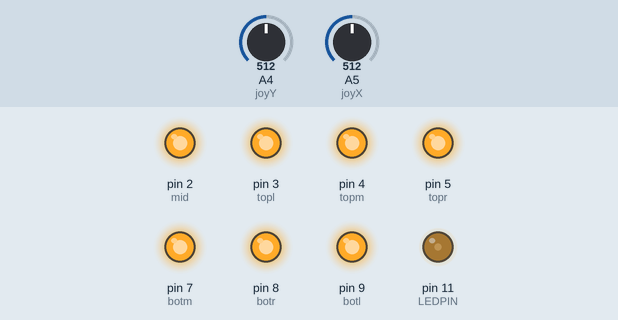
The sketch below on a simulated Arduino Uno, built with avr-gcc and run on an emulated ATmega328P. On the bench: output pins drawn as LEDs (lit = HIGH). Inputs (shaded band) come from the test bench; at power-on: A5 (joyX) = 512, A4 (joyY) = 512. What the sketch prints to the serial monitor is not drawn.

Above: at 1.3 s.
1.4 s: A5 (joyX) set to 7
2.9 s: A5 (joyX) set to 4
At 3.6 s:
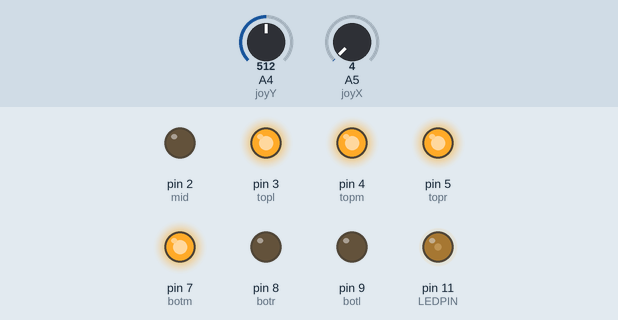
4.5 s: A5 (joyX) set to 1023
At 4.9 s:
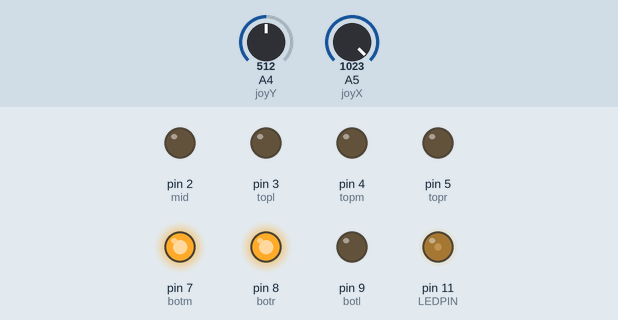
6.0 s: A5 (joyX) set to 1005
At 7.2 s:
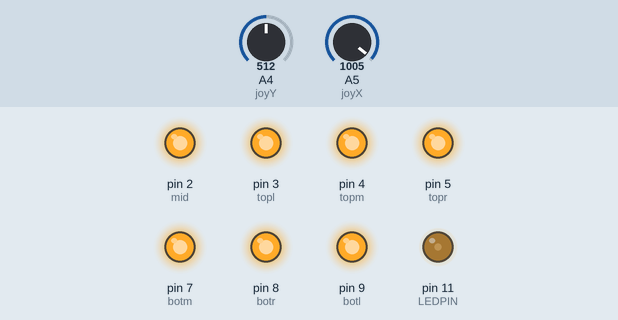
7.5 s: A5 (joyX) set to 0
At 8.4 s:
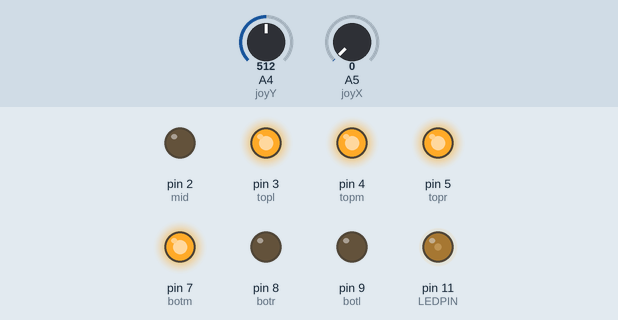
Timing chart, 0 to 10.0 s (numbered marks = the images above; inputs shaded):
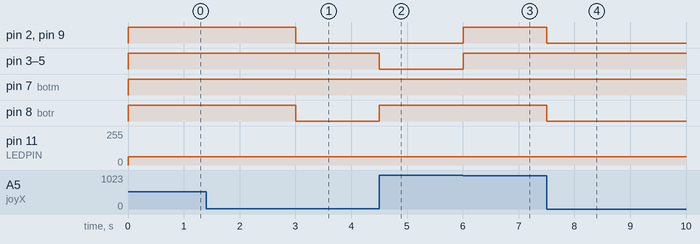

Measured:
- the behaviour switches between 6 and 5 on A5 (joyX) (found by bisection; images 0 and 1)
- the behaviour switches between 1018 and 1017 on A5 (joyX) (found by bisection; images 2 and 3)
- after the input at 1.4 s, every drawn part: stays the same
- after the input at 2.9 s, pin 2 (mid), pin 8 (botr), pin 9 (botl): HIGH → LOW after 0.10 s
- after the input at 4.5 s, pin 3 (topl), pin 4 (topm), pin 5 (topr): HIGH → LOW at once; pin 8 (botr): LOW → HIGH at once
- after the input at 6.0 s, pin 2 (mid), pin 3 (topl), pin 4 (topm), pin 5 (topr), pin 9 (botl): LOW → HIGH at once
- after the input at 7.5 s, pin 2 (mid), pin 8 (botr), pin 9 (botl): HIGH → LOW at once

The sketch:

lightandgear.ino
```cpp
#define joyX A5
#define joyY A4
#define lightS A0
#define LEDPIN 11         //LED brightness (PWM) writing

#include <Arduino_FreeRTOS.h>
#include <Semphr.h>

#include <MCUFRIEND_kbv.h>
#include <Adafruit_GFX.h>
#include <TouchScreen.h>
#include <stdint.h>
#include <Arduino_FreeRTOS.h>
SemaphoreHandle_t Sem = NULL;

int  xValue, yValue,xPosition,yPosition;
int mid  = 2, topl=3,topm=4,topr=5, botl=9,botm=7,botr=8;
//butt=2;
int buttonState = 0;
void lightSetup(){
 pinMode(lightS,INPUT);
  pinMode(LEDPIN, OUTPUT);
}

void gearSetup(){
pinMode(mid,OUTPUT);
  pinMode(topl,OUTPUT);
  pinMode(topm,OUTPUT);
  pinMode(topr,OUTPUT);
  pinMode(botl,OUTPUT);
  pinMode(botm,OUTPUT);
  pinMode(botr,OUTPUT);

}
 void lightLoop(){
       xSemaphoreTake( Sem , portMAX_DELAY);

 ///lightSensorr
float reading = analogRead(lightS); //Read light level
float square_ratio = reading / 1023.0;      //Get percent of maximum value (1023)
square_ratio = pow(1-square_ratio, 2.0);      //Square to make response more obvious
analogWrite(LEDPIN, 255.0 * square_ratio);  //Adjust LED brightness relatively


  //print the values with to plot or view
  Serial.print(xValue);
  Serial.print("\t");
  Serial.println(yValue);
  Serial.print(reading);
  Serial.print("\t");
  Serial.println(square_ratio);
     xSemaphoreGive(Sem);

  delay(500);
 }
  void gearLoop(){
   while(1){
     xSemaphoreTake( Sem , portMAX_DELAY);
     xValue = analogRead(joyX);
  yValue = analogRead(joyY);


   if(xValue<=506 &&xValue>=496 && yValue<=518&& yValue>=508)
 {
  digitalWrite(mid,HIGH);
  digitalWrite(botm,HIGH);
  digitalWrite(topm,HIGH);
  digitalWrite(botr,HIGH);
  digitalWrite(topr,HIGH);
  digitalWrite(topl,HIGH);
  digitalWrite(botl,HIGH);

 }
 //d
 else if(xValue<=506 &&xValue>=496 && yValue<=5&& yValue>=0)
 {
   Serial.println("ana hena");
  digitalWrite(mid,LOW);
  digitalWrite(botm,LOW);
  digitalWrite(botl,LOW);
  digitalWrite(botr,LOW);
  digitalWrite(topr,LOW);

  digitalWrite(topl,HIGH);
  digitalWrite(topm,HIGH);

 }
  //p
  else if(xValue<=1028 &&xValue>=1018 && yValue<=518&& yValue>=508)
 {
  digitalWrite(topl,LOW);
  digitalWrite(botl,LOW);
  digitalWrite(topm,LOW);
  digitalWrite(topr,LOW);
  digitalWrite(mid,LOW);

  digitalWrite(botm,HIGH);
  digitalWrite(botr,HIGH);
 }
 //n
  else if(xValue<=5 &&xValue>=0 && yValue<=518&& yValue>=508)
 {
  digitalWrite(botr,LOW);
  digitalWrite(botl,LOW);
  digitalWrite(mid,LOW);
  digitalWrite(botm,HIGH);
   digitalWrite(topr,HIGH);
  digitalWrite(topl,HIGH);
  digitalWrite(topm,HIGH);
 }
 //r
 else if(xValue<=506 &&xValue>=496 && yValue<=1028&& yValue>=1018)
 {
  digitalWrite(botl,LOW);
  digitalWrite(mid,LOW);

  digitalWrite(botm,HIGH);
  digitalWrite(botr,HIGH);
  digitalWrite(topr,HIGH);
  digitalWrite(topl,HIGH);
  digitalWrite(topm,HIGH);
 }

 else{
  digitalWrite(mid,HIGH);
  digitalWrite(botm,HIGH);
  digitalWrite(topm,HIGH);
  digitalWrite(botr,HIGH);
  digitalWrite(topr,HIGH);
  digitalWrite(topl,HIGH);
  digitalWrite(botl,HIGH);
 }
   xSemaphoreGive(Sem);
     delay(500);

  }
 }
void setup() {
  lightSetup();
  gearSetup();
  xTaskCreate(lightLoop,"light", 128, NULL, 1, NULL);
  xTaskCreate(gearLoop,"Gear", 128, NULL, 1, NULL);
  Sem = xSemaphoreCreateMutex ();
  Serial.begin(9600);
}


void loop() {
  // put your main code here, to run repeatedly:

}
```
